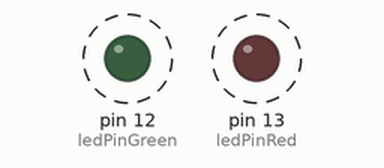
Simulated run of this sketch. Board: Arduino Uno, built with avr-gcc and run on an emulated ATmega328P. Shown: output pins drawn as LEDs (lit = HIGH). Dashed ring = blinking.

Above: at 0.2 s.
Timing chart, 0 to 4.6 s (numbered marks = the images above):
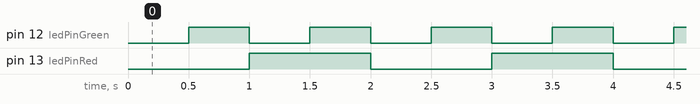

Measured:
- by itself, pin 12 (ledPinGreen): alternates HIGH for 0.50 s and LOW for 0.50 s
- by itself, pin 13 (ledPinRed): alternates HIGH for 1.0 s and LOW for 1.0 s
- by itself, everything shown: repeats every 2.0 s, in 4 steps

The sketch:

sketch.ino
```cpp
const int ledPinRed = 13; // LED vermelho
const int ledPinGreen = 12; // LED verde

unsigned long previousMillisRed = 0;
unsigned long previousMillisGreen = 0;

const long intervalRed = 1000;   // 1 segundo para vermelho
const long intervalGreen = 500;   // 0,5 segundos para verde

void setup() {
  pinMode(ledPinRed, OUTPUT);
  pinMode(ledPinGreen, OUTPUT);
}

void loop() {
  unsigned long currentMillis = millis();

  // Para LED vermelho
  if (currentMillis - previousMillisRed >= intervalRed) {
    previousMillisRed = currentMillis;
    digitalWrite(ledPinRed, !digitalRead(ledPinRed)); // Alterna o estado do LED
  }

  // Para LED verde
  if (currentMillis - previousMillisGreen >= intervalGreen) {
    previousMillisGreen = currentMillis;
    digitalWrite(ledPinGreen, !digitalRead(ledPinGreen)); // Alterna o estado do LED
  }
}
```
